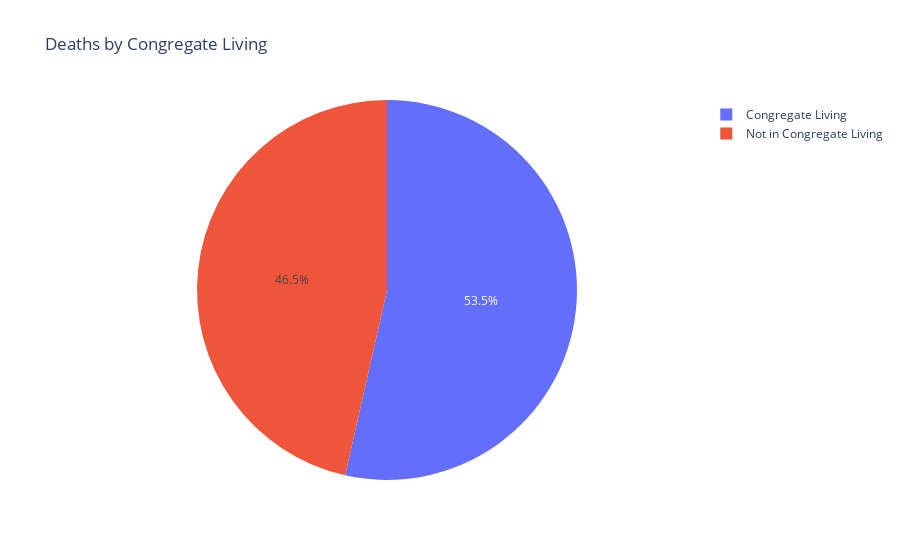

The notebook cell saved with this chart:
### Code cell
fig = px.pie(df_grouped.reset_index(), values='Deaths',names = 'Congregate_Living', title='Deaths by Congregate Living')
fig.show()

### Figure 1 — Plotly figure (JSON) as saved in the notebook; plotly's stock layout.template omitted (floating-point values rounded to 4 significant figures)
{"data": [{"domain": {"x": [0, 1], "y": [0, 1]}, "hovertemplate": "Congregate_Living=%{label}<br>Deaths=%{value}<extra></extra>", "labels": ["Congregate Living", "Not in Congregate Living"], "legendgroup": "", "name": "", "showlegend": true, "type": "pie", "values": [909, 789]}], "layout": {"autosize": true, "legend": {"tracegroupgap": 0}, "title": {"text": "Deaths by Congregate Living"}}}
